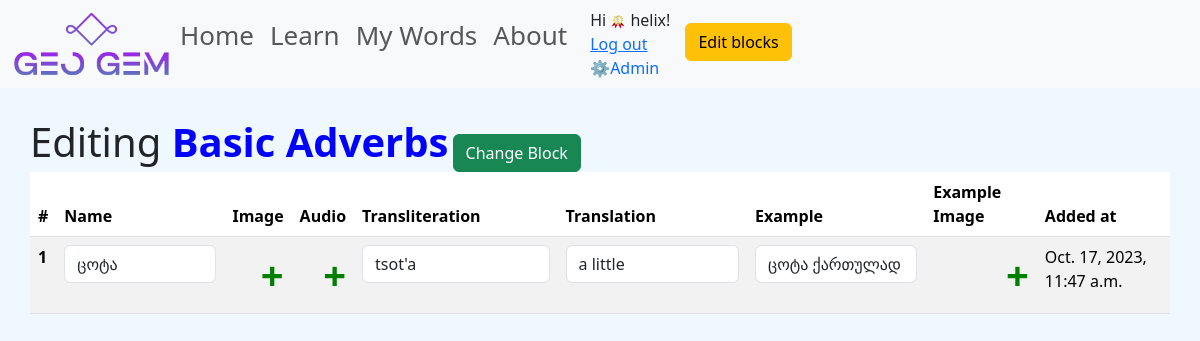
The app's page /learn/basic-adverbs/edit/ (signed in), older data.
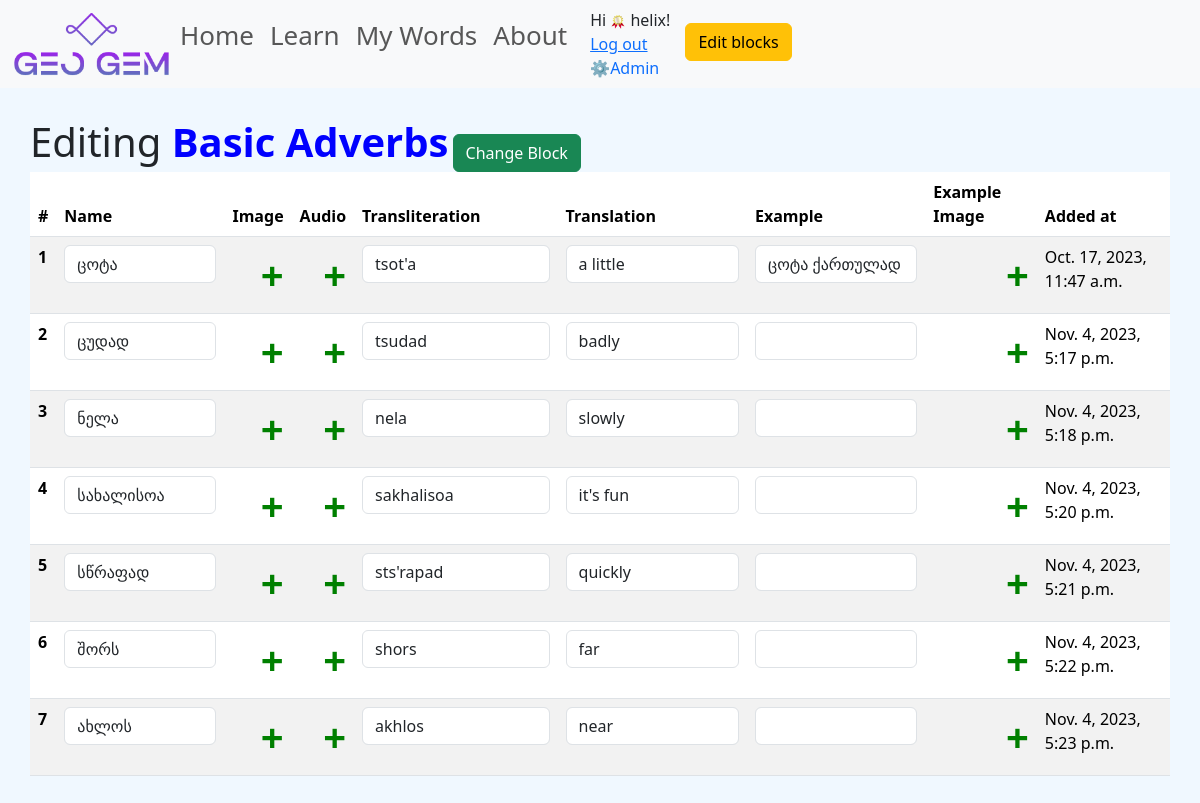
The same page, newer data.
### word_bank/models.py (models this page shows, shortened)
class WordInfo(models.Model):
    name = models.CharField(max_length=100)
    transliteration = models.CharField(max_length=100)
    translation = models.CharField(max_length=100)
    example = models.TextField(blank=True, null=True)
    example_image = models.ImageField(upload_to='images/word_example/', blank=True, null=True)
    audio = models.FileField(upload_to='audio/word_info/', blank=True, null=True)
    image = models.ImageField(upload_to='images/word_info/', blank=True, null=True)
    blocks = models.ManyToManyField(Block)
    added_at = models.DateTimeField(auto_now_add=True)

### word_bank/views.py (the view)
# urls.py: path('<slug:slug>/edit/', EditBlockDetailView.as_view(), name='block_edit'),
@method_decorator(staff_member_required, name='dispatch')
class EditBlockDetailView(DetailView):
    template_name = 'word_bank/block_edit.html'
    model = Block
    def get_context_data(self, **kwargs):
        context = super().get_context_data(**kwargs)
        learning_block = self.get_object()
        block_words = WordInfo.objects.filter(blocks=learning_block)
        context['learning_block'] = learning_block
        context['block_words'] = block_words
        return context

### word_bank/utils.py (called while the page is built)
def staff_member_required(view_func):
    decorated_view_func = user_passes_test(
        lambda u: u.is_active and u.is_staff,
        login_url=reverse_lazy('login')
    )
    return decorated_view_func(view_func)

### templates/word_bank/block_edit.html (shortened to what this page needs)
{% extends "base.html" %}
{% block content %}
<div class="container-fluid" style="padding: 30px;">
    <h class="display-6">Editing <span style="color: blue; font-weight: bold">{{ learning_block.name }}</span></h>
    <a type="button" class="btn btn-success" href="/admin/word_bank/wordinfo/?blocks__id__exact={{ learning_block.id }}">Change Block</a>
    <table class="table table-hover table-striped">
        <thead>
          <tr>
            <th scope="col">#</th>
            <th scope="col">Name</th>
            <th scope="col">Image</th>
            <th scope="col">Audio</th>
            <th scope="col">Transliteration</th>
            <th scope="col">Translation</th>
            <th scope="col">Example</th>
            <th scope="col">Example Image</th>
            <th scope="col">Added at</th>
          </tr>
        </thead>
        <tbody>
        {% for word in block_words %}
            <tr>
                <th scope="row">{{ forloop.counter }}</th>
                <td><input type="text" value="{{ word.name }}" class="form-control editable-field"></td>
                <td style="text-align: end;">
                  <label for="file-upload">+<input id="file-upload" type="file" class="editable-field"></label>
                </td>
                <td style="text-align: end;">
                  <label for="file-upload">+<input id="file-upload" type="file" class="editable-field"></label>
                </td>
                <td><input type="text" value="{{ word.transliteration }}" class="form-control editable-field"></td>
                <td><input type="text" value="{{ word.translation }}" class="form-control editable-field"></td>
                <td><input type="text" value="{{ word.example }}" class="form-control editable-field"></td>
                <td style="text-align: end;">{{ word.example_image }} <label for="file-upload">+<input id="file-upload" type="file" class="editable-field"></label></td>
                <td>{{ word.added_at }}</td>
            </tr>
        {% endfor %}
        </tbody>
      </table>
</div>
{% endblock %}

Row changes from the older to the newer data that the page shows:
added WordInfo: name "ცუდად", transliteration "tsudad", translation "badly", added_at "Nov. 4, 2023, 5:17 p.m."
added WordInfo: name "ნელა", transliteration "nela", translation "slowly", added_at "Nov. 4, 2023, 5:18 p.m."
added WordInfo: name "სახალისოა", transliteration "sakhalisoa", translation "it's fun", added_at "Nov. 4, 2023, 5:20 p.m."
added WordInfo: name "სწრაფად", transliteration "sts'rapad", translation "quickly", added_at "Nov. 4, 2023, 5:21 p.m."
added WordInfo: name "შორს", transliteration "shors", translation "far", added_at "Nov. 4, 2023, 5:22 p.m."
added WordInfo: name "ახლოს", transliteration "akhlos", translation "near", added_at "Nov. 4, 2023, 5:23 p.m."
